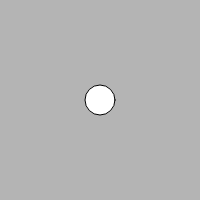
Frame 1 (no input)
Frame 60 (no input): identical to frame 1, image omitted
Frame 120 (the mouse pressed at the canvas centre since frame 60): identical to frame 1, image omitted

The p5.js sketch that drew this single still picture (run headless with seeded random() and noise() and a simulated clock; from frame 60 on, the mouse is pressed at the canvas centre):

// p5.js sketch
// ── sketch.js
let canvas;
let myBtn;
function setup() {
  canvas = createCanvas(200, 200);
  
  myBtn = select("#my-btn");
  createP("paragraph from p5");
  createDiv("div from p5");
  createButton("btn from p5");
  createSlider("slider from p5");

}

function draw() {
  background(180);

  circle(width/2, height/2, 30);
}
// ── style.css
body {
  background: #fee;
  font-family: Arial, Helvetica, sans-serif;
}

.rounded {
  border-radius: 10px;
}

.list {
  font-family: 'Times New Roman', Times, serif;
}

.list .item {
  color: red;
}

.item {
  color: green;
}

li {
  color: black;
}

#first-item {
  color: blue;
}
